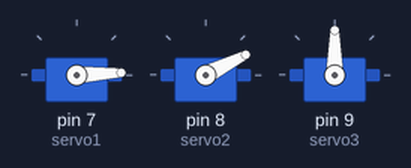
Bench run of a sketch on a simulated Arduino Uno, built with avr-gcc and run on an emulated ATmega328P. Parts: 3 × servo.

Above: at 0.05 s.
At 0.65 s:
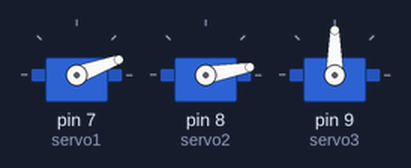
At 1.0 s:
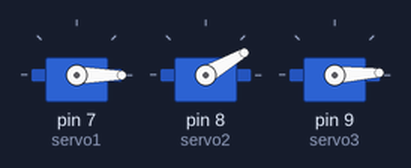
At 1.25 s:
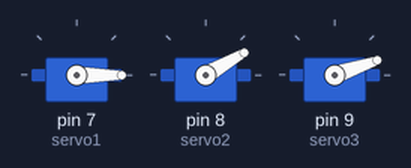
At 1.65 s:
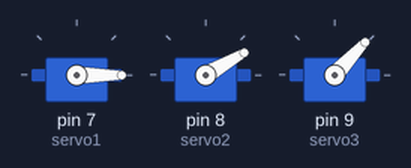
At 2.1 s:
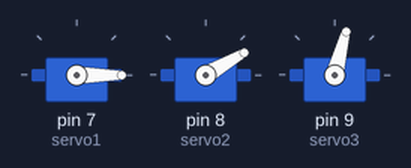
Timing chart, 0 to 5.4 s (numbered marks = the images above):
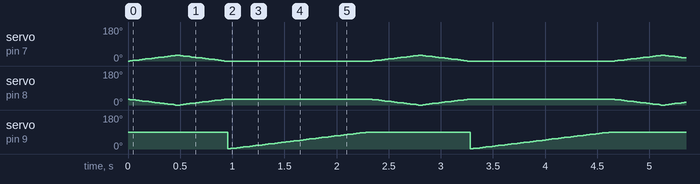

The sketch:

lizard_movement.ino
```cpp
#include<Servo.h>
Servo servo1;
Servo servo2;
Servo servo3;
int angle1;
int angle2;
int angle3;
void setup() {
// put your setup code here, to run once:
servo1.attach(7);
servo2.attach(8);
servo3.attach(9);
}


void loop() {
  // put your main code here, to run repeatedly:
  //for forward movement
for(angle1=0,angle2=30;angle1<=30,angle2>=0;angle1+=1,angle2-=1)
{
  servo1.write(angle1);
  servo2.write(angle2);
delay(15);
}
//for backward movement
for(angle1=30,angle2=0;angle1>=0,angle2<=30;angle1-=1,angle2+=1)
{
  servo1.write(angle1);
  servo2.write(angle2);
delay(15);
}
//for changing the direction
for(angle3=0;angle3<=90;angle3+=1)
{
  servo3.write(angle3);
delay(15);
}
for(angle3=90,angle2=30;angle3>=90,angle2>=30;angle3-=1,angle2-=1)
{
  servo3.write(angle3);
  servo2.write(angle2);
delay(15);
}
}
```

Measured:
- by itself, servo on pin 9 (servo3): ramps from 1° to 90° and jumps back, once every 2.3 s
